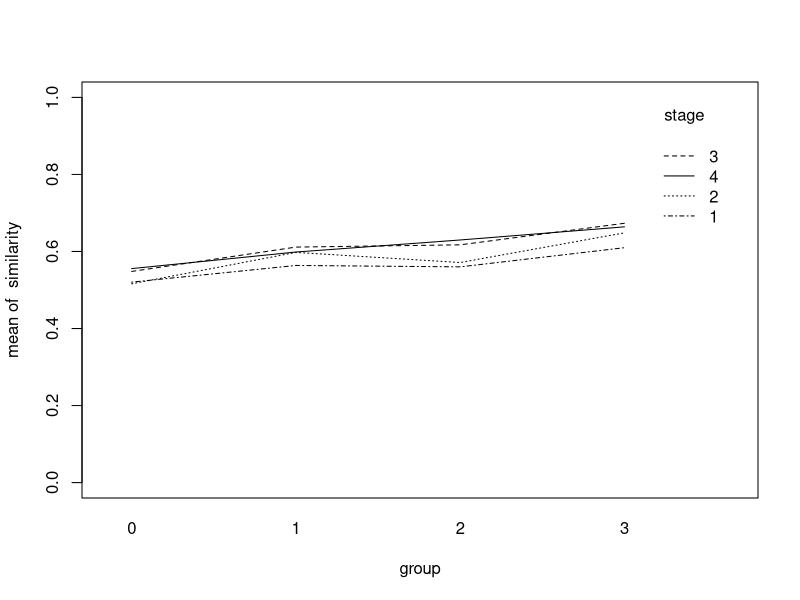

This chart was generated by the following R code:
## ---- chunk 1
df<-read.csv("novelty.csv", header =TRUE, sep=",")
df
## ---- chunk 2
mod <- lm( similarity ~ Q10 + Q8_Q8_1 + Q7_Q7_1 + Q7_Q7_2, data = df)
summary(mod)
## ---- chunk 3
mod <- lm( similarity ~ factor(group) , data = df)
summary(mod)
## ---- chunk 4
mod <- lm( similarity ~ factor(group) + Q10 + Q8_Q8_1 + Q7_Q7_1 + Q7_Q7_2 , data = df)
summary(mod)
## ---- chunk 5
mod <- lm( similarity ~ factor(group) * factor(stage) + Q10 + Q8_Q8_1 + Q7_Q7_1 + Q7_Q7_2 , data = df)
summary(mod)
## ---- chunk 6
# convert to nominal factor
df$user2 = factor(df$user2)
df$stage = factor(df$stage)
df$group = factor(df$group)
## ---- chunk 7
# explore the data and their levels 
library(plyr)
ddply(df, ~ group * stage, function(data) summary(data$similarity) )
ddply(df, ~ group * stage, summarise, similarity.mean=mean(similarity), similarity.sd = sd(similarity))
## ---- chunk 8
# histograms for two factors
with(df, interaction.plot(group, stage, similarity, ylim=c(0, max(df$similarity)))) # interaction plot
## ---- chunk 9
# library for LMM we will use on relational novelty 

library(lme4)
library(lmerTest)
library(car)
## ---- chunk 10
contrasts(df$group) <= "contr.sum"
contrasts(df$stage) <= "contr.sum"
## ---- chunk 11
m = lmer(similarity ~ ( group / stage ) +  ( 1 | user2), data = df)
m
